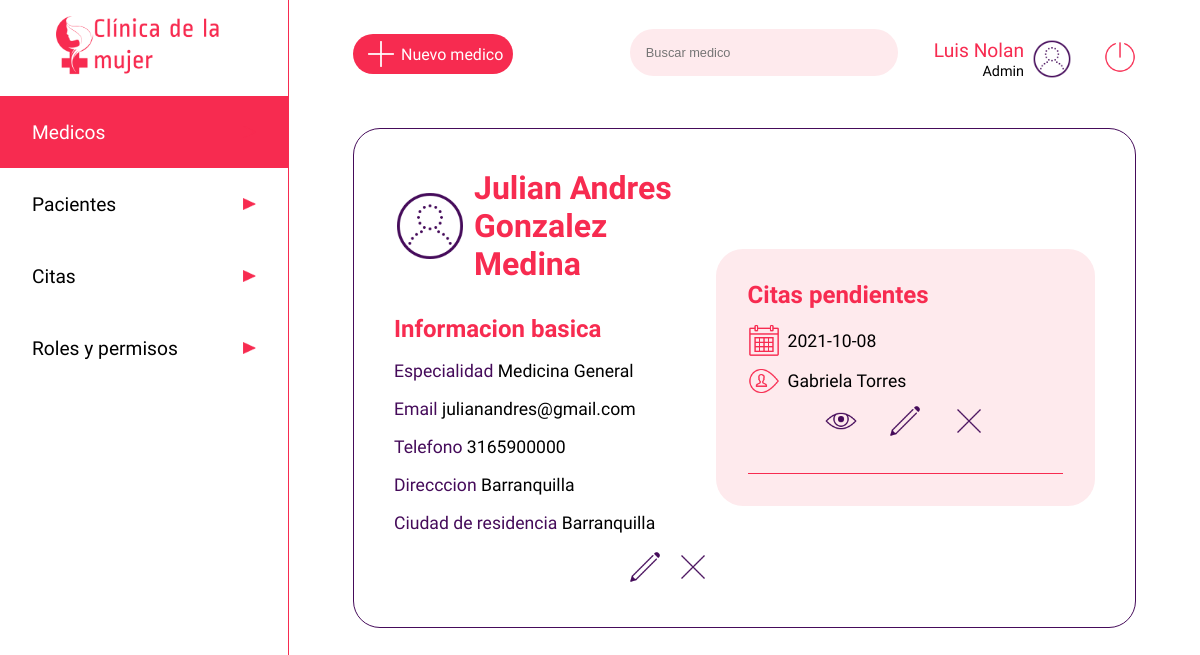
/medico/1144105987 (signed in), run on the app's committed database.
### app.py (models this page shows, shortened)
class users(db.Model):
    __tablename__ = 'users'
    cedula = db.Column(db.Integer, primary_key=True)
    nombre=db.Column(db.String)
    apellido=db.Column(db.String)
    nacimiento=db.Column(db.String)
    eps=db.Column(db.String)
    email=db.Column(db.String, unique=True)
    telefono=db.Column(db.Integer)
    dir=db.Column(db.String)
    ciudad=db.Column(db.String)
    password=db.Column(db.String)
    rol =db.Column(db.String)
    especialidad = db.Column(db.String)
    estado = db.Column(db.Boolean)

class citas(db.Model):
    __tablename__ = 'citas'
    cita_id=db.Column(db.Integer, primary_key=True)
    medico_id = db.Column(db.Integer, nullable=False)
    paciente_id = db.Column(db.Integer, nullable=False)
    fecha = db.Column(db.String)
    motivo = db.Column(db.String(500))
    estado = db.Column(db.Boolean)
    hora_atencion = db.Column(db.String)
    sintomas = db.Column(db.String)
    diagnostico = db.Column(db.String)
    anotaciones = db.Column(db.String)
    calificacion = db.Column(db.Integer)
    calificacion_obs = db.Column(db.String)

### app.py (the view)
@app.route('/medico/<user>', methods=['GET'])
def medico(user):
    if 'usuarioIngresado' in session:
        medicos = users.query.filter_by(cedula=user).first()
        usuario = users.query.filter_by(cedula=int(session['usuarioIngresado'])).first()
        pacientes = users.query.filter_by(rol='paciente')
        citass = citas.query.filter_by(medico_id=int(user)).all()
        return render('usermedico.html', medico=medicos, row=usuario, cita=citass, listapacientes = pacientes)
    else:
        return render('acceso-denegado.html')

### templates/usermedico.html (shortened to what this page needs)
<!DOCTYPE html>
<html lang="es">
<head>
    <link rel="stylesheet" href="{{ url_for('static', filename='css/users.css')}}">
</head>
<body>
    <header class="header">
        <a href="/dashboard" type="button" class="btn"><img src="{{ url_for('static', filename='images/iconoclinica.png')}}" class="logo" alt="Clinica de la mujer"></a>
        <nav>
            <ul class="menu">
                <li class="menuitems"><a href="/medico" class="menuselect"><span>Medicos</span><img src="{{ url_for('static', filename='images/triangulo.png')}}" class="flecha" alt=""></a></li>
                <li class="menuitems"><a href="/paciente" class="menulink"><span>Pacientes</span><img src="{{ url_for('static', filename='images/triangulo.png')}}" class="flecha" alt=""></a></li>
                <li class="menuitems"><a href="/listado-citas" class="menulink"><span>Citas</span><img src="{{ url_for('static', filename='images/triangulo.png')}}" class="flecha" alt=""></a></li>
                <li class="menuitems"><a href="/roles" class="menulink"><span>Roles y permisos</span><img src="{{ url_for('static', filename='images/triangulo.png')}}" class="flecha" alt=""></a></li>
            </ul>
        </nav>
    </header>
    <main class="main">
        <div class="searchuser">
            <a href="/medico/new" class="newuser"><img src="{{ url_for('static', filename='images/plus_math_100px.png')}}" class="profile" alt=""><span>Nuevo medico</span></a>
            <div>
                <input type="search" class="search" placeholder="Buscar medico">
                <div class="perfil">
                    <div>
                        <span class="nameuser">{{row ["nombre"]}} {{row ["apellido"]}}</span><br>
                        <span class="roluser">Admin</span>
                    </div>
                    <img src="{{ url_for('static', filename='images/test_account_100px.png')}}" class="profile" alt="">
                    <a href="/logout" type="button" class="btn"><img src="{{ url_for('static', filename='images/off.png')}}" class="logout" alt="Cerrar sesion"></a>
                </div>
            </div>
        </div>
        <div class="cuerpo">
            <div class="contenedorperfil">
                <div class="userperf">
                    <img src="{{ url_for('static', filename='images/test_account_100px.png')}}" class="userper" alt="">
                    <h1 class="username">{{medico ["nombre"]}}  {{medico ["apellido"]}}</h1>
                </div>
                <div class="userinfo">
                    <h2 class="infotitle">Informacion basica</h2><br>
                    <span style="color:#450B5A">Especialidad </span><span style="color:#000000">{{medico ["especialidad"]}}</span> <br><br>
                    <span style="color:#450B5A">Email </span><span style="color:#000000">{{medico ["email"]}}</span><br><br>
                    <span style="color:#450B5A">Telefono </span><span style="color:#000000">{{medico ["telefono"]}}</span> <br><br>
                    <span style="color:#450B5A">Direcccion </span><span style="color:#000000">{{medico ["dir"]}}</span> <br><br>
                    <span style="color:#450B5A">Ciudad de residencia </span><span style="color:#000000">{{medico ["ciudad"]}}</span> <br><br>
                    <div class="contenedordbtn">
                        <a href="{{medico ["cedula"]}}/editar"><img src="{{ url_for('static', filename='images/edit_100px.png')}}" class="btned" alt=""></a>
                        <a href="{{medico ["cedula"]}}/eliminar"><img src="{{ url_for('static', filename='images/delete_100px.png')}}" class="btned" alt=""></a>
                    </div>
                </div>
            </div>
            <div class="contenedorcitas">
                <h2 class="infotitle">Citas pendientes</h1>
                    {% for c in cita %}
                        <div class="infocita">
                            <div class="diahora">
                                <img src="{{ url_for('static', filename='images/calendar_100px.png')}}" class="calendarwatch" alt=""><span>{{ c.fecha }}</span>
                            </div>
                            <div class="diahora">
                                <img src="{{ url_for('static', filename='images/username_100px.png')}}" class="calendarwatch" alt="">
                                {% for l in listapacientes %}
                                    {% if c.paciente_id == l.cedula %}
                                        <span>{{l.nombre}} {{l.apellido}}</span>
                                    {% endif %}
                                {% endfor %}
                            </div>
                            <div class="contenedortbtn">
                                <a href="/listado-citas/{{ c.cita_id }}/ver"><img src="{{ url_for('static', filename='images/eye_100px.png')}}" class="btned" alt=""></a>
                                <a href="/listado-citas/{{ c.cita_id }}/editar"><img src="{{ url_for('static', filename='images/edit_100px.png')}}" class="btned" alt=""></a>
                                <a href="/listado-citas/{{ c.cita_id }}/eliminar"><img src="{{ url_for('static', filename='images/delete_100px.png')}}" class="btned" alt=""></a>
                            </div>
                        </div>
                    {% endfor %}
                <hr color="#F72B50" size="0.5rem">
            </div>
    </main>
</body>
</html>

### static/css/users.css (style rules this page uses)
* { padding: 0; margin: 0; }
.btned { width: 2rem; }
body { display: flex; }
.calendarwatch { height: 2rem; }
.contenedordbtn { display: flex; justify-content: space-between; width: 5rem; float: right; }
.contenedortbtn { display: flex; justify-content: space-between; width: 10rem; margin: auto; padding-bottom: 1rem; }
.contenedorperfil { width: 45%; }
.logout { height: 2rem; margin-left: 2rem; }
.contenedorcitas { height: 100%; width: 45%; background-color: #FEEAED; border-radius: 1.6875rem; padding: 2rem; }
.cuerpo { display: flex; margin-top: 3rem; border: 0.1rem solid #450B5A; border-radius: 1.6875rem; padding: 2.5rem; justify-content: space-between; align-items: center; }
.diahora { margin-top: 0.5rem; margin-bottom: 0.5rem; width: 100%; display: flex; align-items: center; }
.diahora span { margin-left: 0.5rem; }
.flecha { width: 0.8rem; height: 0.8rem; }
.perfil { display: inline-flex; align-items: center; text-align: right; margin-left: 2rem; justify-content: flex-end; }
.header { margin:0; display: inline-block; width: 18rem; height: 100vh; justify-content: center; }
.infocita { font-family: 'Average Sans', sans-serif; font-size: 1.1rem; margin-top: 1rem; margin-bottom: 1rem; justify-content: center; }
.infotitle { font-size: 1.5rem; font-family: 'Ropa Sans', sans-serif; color: #F72B50; }
.logo { display: block; height: 4rem; margin: auto; padding: 1rem; }
.main { width: calc(100% - 18rem); padding: 1.8rem 4rem; border-left: 0.1rem solid #F72B50; }
.menu { font-family: 'Average Sans', sans-serif; list-style: none; color: black; }
.menulink { display: inline-flex; font-size: 1.2rem; width: 14rem; height: 1.5rem; padding: 1.5rem 2rem; text-decoration: none; color: black; background-color: white; justify-content: space-between; align-items: center; margin: 0; }
.menuselect { display: inline-flex; font-size: 1.2rem; width: 14rem; height: 1.5rem; padding: 1.5rem 2rem; text-decoration: none; color: black; background-color: #F72B50; color: white; justify-content: space-between; align-items: center; margin: 0; }
.nameuser { font-family: 'Ropa Sans', sans-serif; font-size: 1.2rem; color: #F72B50; }
.newuser { display: flex; width: 10rem; background: #F72B50; color: white; font-size: 1rem; font-family: 'Average Sans', sans-serif; border-radius: 1.6875rem; align-items: center; text-decoration: none; }
.roluser { font-family: 'Ropa Sans', sans-serif; font-size: 0.9rem; }
.profile { height: 2.5rem; margin-left: 0.5rem; }
.search { width: 16.75rem; padding: 1rem; background: #FEEAED; border: none; font-size: 0.8rem; color: black; border-radius: 1.6875rem; outline: none; }
.searchuser { display: flex; align-items: center; justify-content: space-between; }
.username { margin-left: 0.5rem; font-size: 2rem; font-family: 'Ropa Sans', sans-serif; }
.userinfo { margin-top: 2rem; }
.userinfo span { font-family: 'Average Sans', sans-serif; font-size: 1.1rem; width: 100%; }
.userper { height: 4.5rem; }
.userperf { display: flex; color: #F72B50; align-items: center; }

### data on the page
users: nombre "Luis", apellido "Nolan"
users: nombre "Julian Andres", apellido "Gonzalez Medina", especialidad "Medicina General", email "julianandres@gmail.com", telefono "3165900000", dir "Barranquilla", ciudad "Barranquilla"
citas: fecha "2021-10-08"
users: nombre "Gabriela", apellido "Torres"
